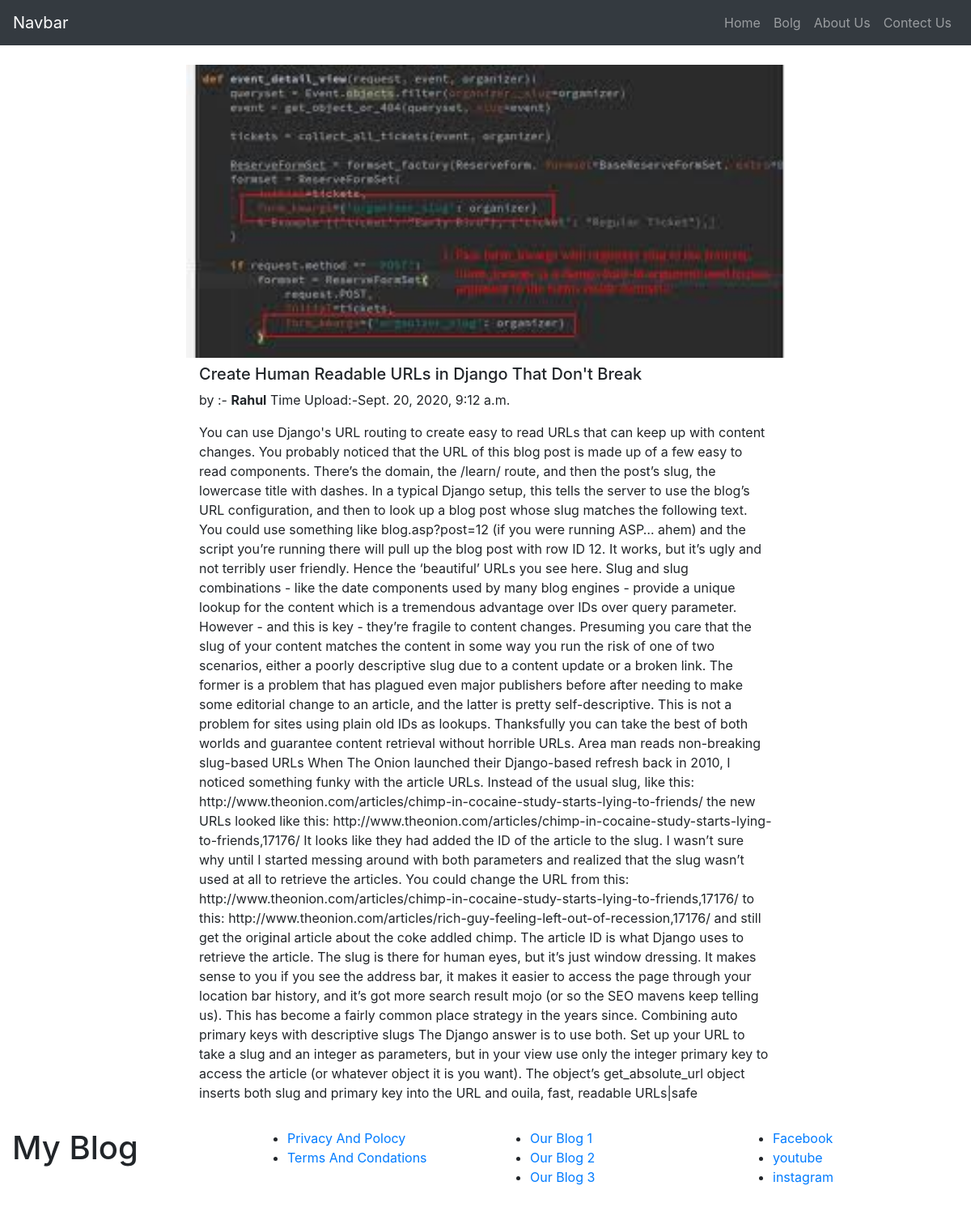
Page /pview/django/ on the committed database.
### home/models.py (models this page shows, shortened)
class Blogpost(models.Model):
    slno = models.AutoField(primary_key = True)
    title = models.CharField(max_length= 100)
    overview = models.TextField()
    time_upload = models.DateTimeField(blank=True)
    author = models.CharField(max_length=25)
    slug = models.CharField(max_length=130,default="")
    thumbnail = models.ImageField(upload_to = 'thumbnails')
    publish = models.BooleanField()
    categories = models.ManyToManyField(Categorie)
    class Meta:
        ordering = ['-time_upload',]

### home/views.py (the view)
# urls.py: path('pview/<str:slug>/',views.blogview ),
def blogview(request, slug):
    posts = Blogpost.objects.filter(slug=slug).first()
    context = {'posts': posts}
    return render(request, "pview/blogview.html", context)

### templates/pview/blogview.html (shortened to what this page needs)
{% extends 'base.html' %}
{% block body %}
<div class="container-fluid my-3">
    <div class="row">
        <div class="col-md-2"></div>
        <div class="col-md-8">
            <div class="col-md-12">
                <div  class="my-2">
                    <img style="width: 100%;" src="{{posts.thumbnail.url}}" alt="Some Images Here">
                </div>
                <div  class="mx-3 my-1">
                    <h5>{{posts.title}}</h5>
                    <p> by :- <b>{{posts.author}}</b> Time Upload:-{{posts.time_upload}}</p>
                    <p>{{posts.overview}}|safe</p>
                </div>
            </div>
        </div>
        <div class="col-md-2"></div>
    </div>
</div>
{% endblock body %}

### rows in the picture
Blogpost: thumbnail (picture), title "Create Human Readable URLs in Django That Don't Break", author "Rahul", time_upload "Sept. 20, 2020, 9:12 a.m.", overview "You can use Django's URL routing to create easy to read URLs that can keep up with content changes. You probably noticed that the URL of this blog post is made up of a few easy to read components. There’s the domain, the /learn/ route, and then the post’s slug, the lowercase title with dashes. In a typical Django setup, this tells the server to use the blog’s URL configuration, and then to look up a blog post whose slug matches the following text. You could use something like blog.asp?post=12 (if you were running ASP… ahem) and the script you’re running there will pull up the blog post with row ID 12. It works, but it’s ugly and not terribly user friendly. Hence the ‘beautiful’ URLs you see…"
